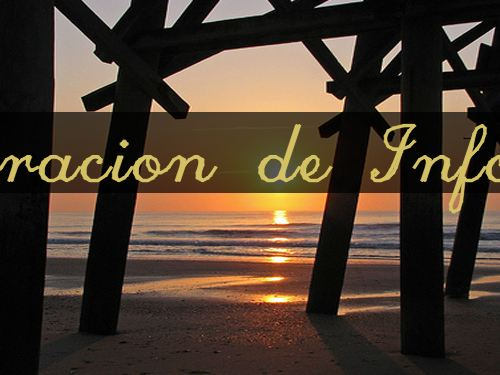
#> input picture Tarea_1/imgs_ejemplo/q1520.jpg, 500 x 375 px
$ jupyter execute EMD.ipynb
#> lines starting #> are read from the running program, lines starting #| are printed output that depends on the picture; long printed decimals are rounded
[cell 1]
import cv2
import numpy as np
from scipy.spatial.distance import cdist

[cell 2]
def normalize_histogram(hist):
    return hist / hist.sum()

def compute_cumulative_histogram(hist):
    return np.cumsum(hist)

def earth_mover_distance(hist1, hist2):
    cdf1 = compute_cumulative_histogram(hist1)
    cdf2 = compute_cumulative_histogram(hist2)
    #print cdf1 and cdf2 to a file:
    np.savetxt('out/cdf1.txt', cdf1, fmt='%1.4e')
    np.savetxt('out/cdf2.txt', cdf2, fmt='%1.4e')
    return np.sum(np.abs(cdf1 - cdf2))

def compare_images(image_path1, image_path2, num_bins=256):
    # Leer las imágenes
#> called with image_path1 = 'imgs_ejemplo/q1520.jpg', image_path2 = 'imgs_ejemplo/r1210.jpg', num_bins = 256
    img1 = cv2.imread(image_path1)
#> img1 is the input picture: shape (375, 500, 3); mean B, G, R 45.5, 59.5, 74.6
    img2 = cv2.imread(image_path2)
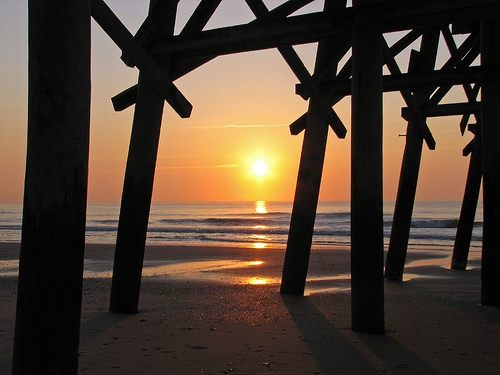
#> input picture Tarea_1/imgs_ejemplo/r1210.jpg, 500 x 375 px
#> img2 is the input picture: shape (375, 500, 3); mean B, G, R 49.8, 64, 80.3

    # Convertir las imágenes a espacio de color HSV
    hsv1 = cv2.cvtColor(img1, cv2.COLOR_BGR2HSV)
#> hsv1: shape (375, 500, 3); mean H, S, V 24.2, 86.2, 74.9
    hsv2 = cv2.cvtColor(img2, cv2.COLOR_BGR2HSV)
#> hsv2: shape (375, 500, 3); mean H, S, V 22.7, 66.3, 80.6

    # Calcular los histogramas
    hist1 = cv2.calcHist([hsv1], [0], None, [num_bins], [0, num_bins])
#> hist1 = 256 values, max 36843 at index 0, min 0 at index 58, mean 732.4
    hist2 = cv2.calcHist([hsv2], [0], None, [num_bins], [0, num_bins])
#> hist2 = 256 values, max 47262 at index 0, min 0 at index 47, mean 732.4

    # Normalizar los histogramas
    hist1 = normalize_histogram(hist1)
#> hist1 = 256 values, max 0.196 at index 0, min 0 at index 58, mean 0.00391
    hist2 = normalize_histogram(hist2)
#> hist2 = 256 values, max 0.252 at index 0, min 0 at index 47, mean 0.00391

    # Calcular la Earth Mover's Distance
    emd = earth_mover_distance(hist1, hist2)
#> in earth_mover_distance, `cdf1 = compute_cumulative_histogram(hist1)`: cdf1 = 256 values from 0.196 to 1
#> in earth_mover_distance, `cdf2 = compute_cumulative_histogram(hist2)`: cdf2 = 256 values from 0.252 to 1
#> emd = 1.81

    return emd, hist1, hist2

[cell 3]
# Ejemplo de uso
image1 = 'imgs_ejemplo/q1520.jpg'
image2 = 'imgs_ejemplo/r1210.jpg'
emd, hist1, hist2 = compare_images(image1, image2)
#> emd = 1.81
print(f'Earth Mover\'s Distance entre las imágenes: {emd}')
#| Earth Mover's Distance entre las imágenes: 1.811

[cell 4]
print(hist1.shape, hist2.shape)
#| (256, 1) (256, 1)

#plot the histograms
import matplotlib.pyplot as plt
plt.plot(hist1)
plt.plot(hist2)
plt.show()
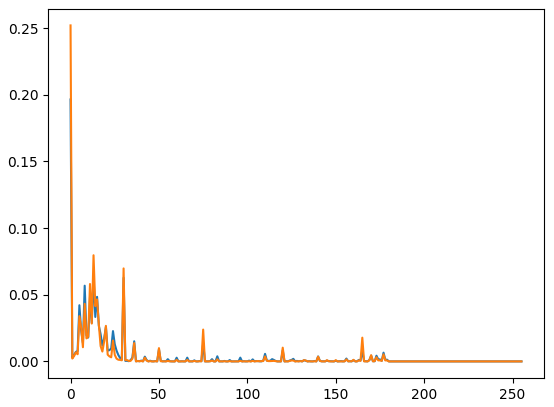
#> figure drawn by matplotlib, 1 panel; curve peaks at x = 0, y = 0.196; curve peaks at x = 0, y = 0.252
